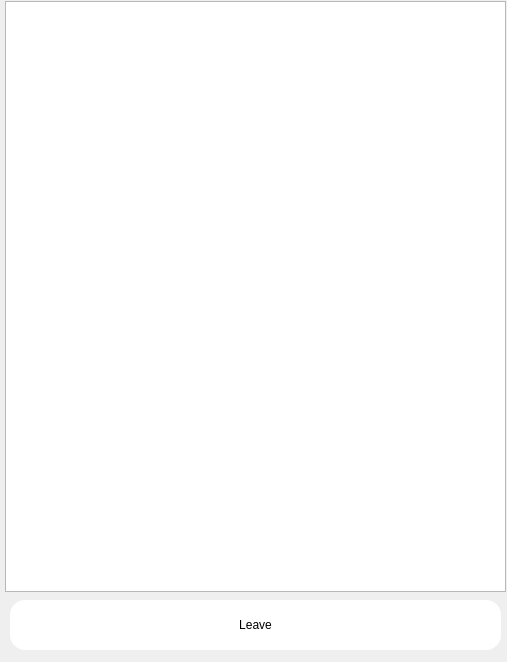
<?xml version="1.0" encoding="UTF-8"?>
<ui version="4.0">
 <class>Form</class>
 <widget class="QWidget" name="Form">
  <property name="geometry">
   <rect>
    <x>0</x>
    <y>0</y>
    <width>507</width>
    <height>662</height>
   </rect>
  </property>
  <property name="windowTitle">
   <string>Form</string>
  </property>
  <widget class="QListWidget" name="listWidget">
   <property name="geometry">
    <rect>
     <x>5</x>
     <y>1</y>
     <width>501</width>
     <height>591</height>
    </rect>
   </property>
   <property name="wordWrap">
    <bool>true</bool>
   </property>
  </widget>
  <widget class="QPushButton" name="leaveBtn">
   <property name="geometry">
    <rect>
     <x>10</x>
     <y>600</y>
     <width>491</width>
     <height>50</height>
    </rect>
   </property>
   <property name="minimumSize">
    <size>
     <width>0</width>
     <height>50</height>
    </size>
   </property>
   <property name="styleSheet">
    <string notr="true">#leaveBtn
{

 color: #000;
 background-color: #fff;
 border: none;
 border-radius: 15px;


}
#leaveBtn:hover{
background-color: #2EE59D;
 color: #fff;


}
</string>
   </property>
   <property name="text">
    <string>Leave</string>
   </property>
  </widget>
 </widget>
 <resources/>
 <connections/>
</ui>
